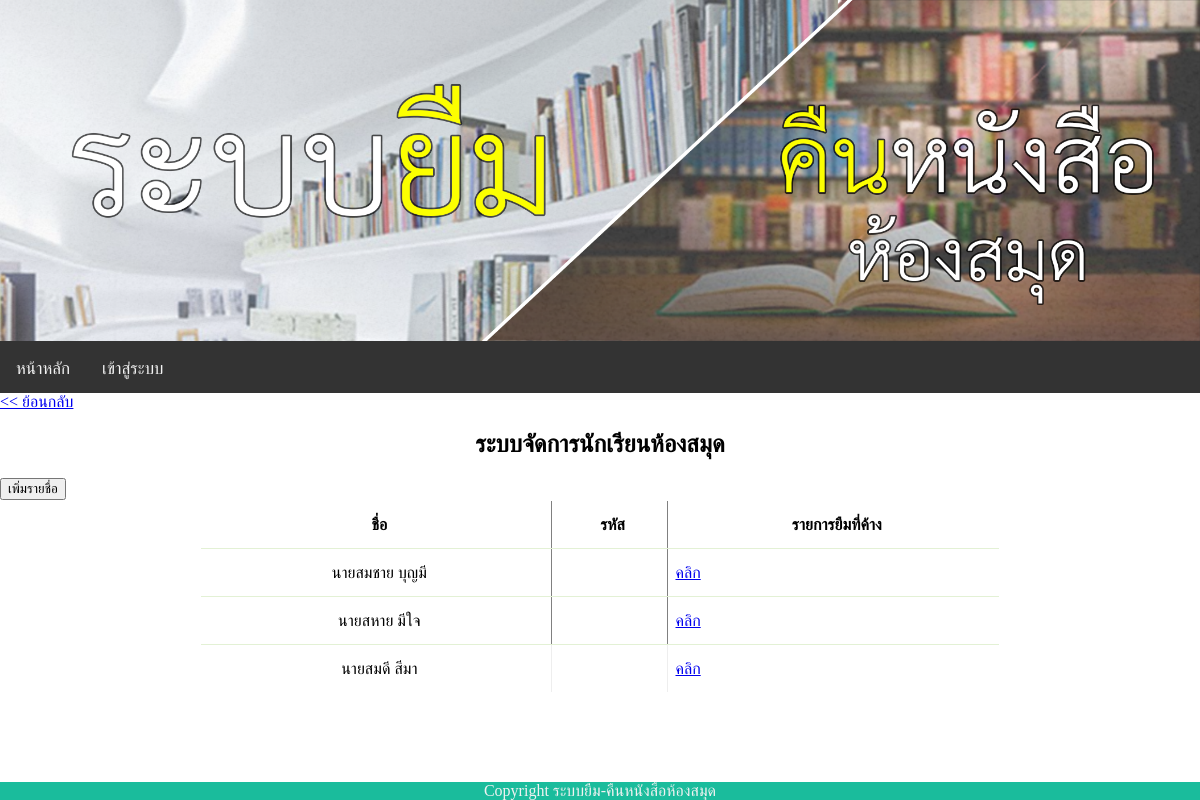
The page /student.php on the database as committed earlier.
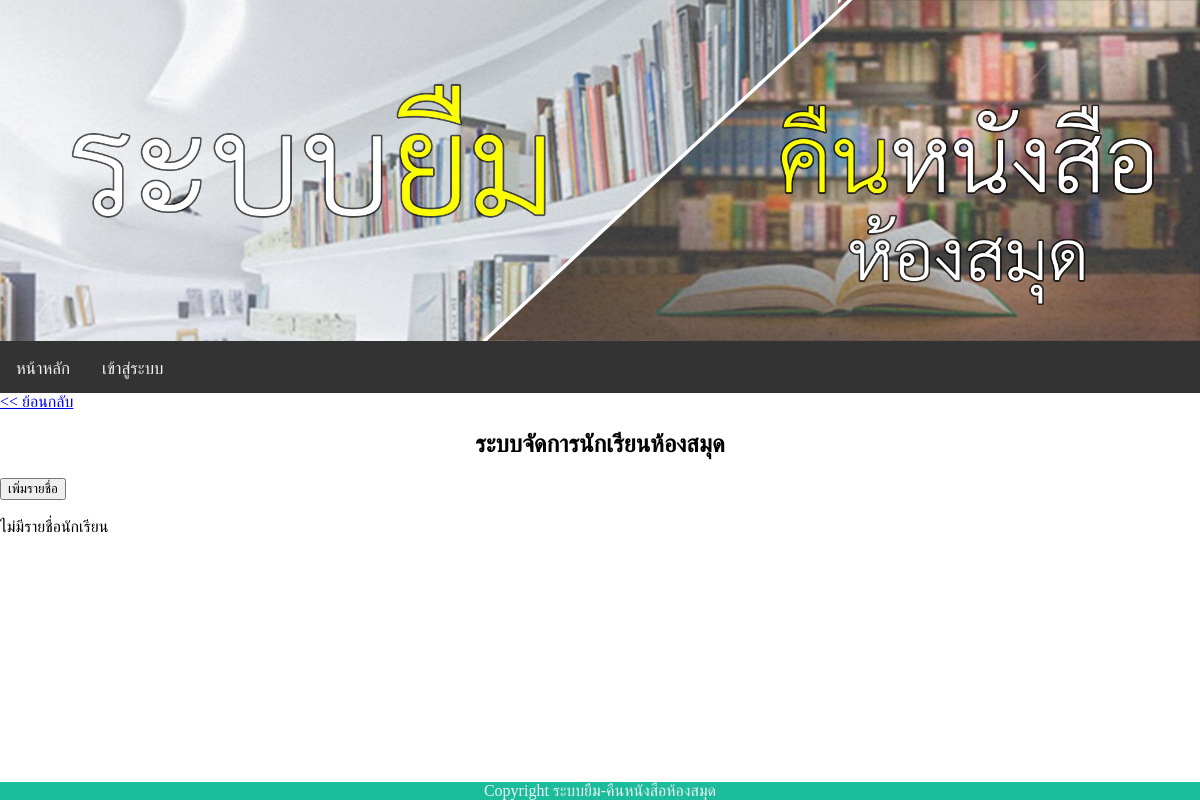
The same page on the database as committed later.
### tables this page shows
CREATE TABLE `Students` (
  `StudentId` int(11) NOT NULL,
  `Name` text NOT NULL,
  `Address` text NOT NULL,
  `DOB` date NOT NULL,
  `Gender` text NOT NULL,
  `Phone` varchar(10) NOT NULL
);

### student.php (the view, shortened to what this page needs)
<!DOCTYPE html>
<html>
<head>
    <link rel="stylesheet" type="text/css" media="screen" href="main.css" />
<?php include("js.php"); ?></head>
<body>
<?php include('header_web.php');?>
    <?php include('nav.php');?>
    <main>
      <article>
        <h1 align="center">ระบบจัดการนักเรียนห้องสมุด</h1>
        <a href="./add_student.php"><button>เพิ่มรายชื่อ</button></a><br>
        <?php
        require("db.php");
	    $sql = "SELECT * FROM Students";
        $query = mysqli_query($con,$sql);
        $rowcount=mysqli_num_rows($query);
        if($rowcount== 0){
            echo "<br>ไม่มีรายชื่อนักเรียน";
         }
         else{
    ?>
    <table border="1">
        <tr>
        <th> <div align="center">ชื่อ</div></th>
        <th> <div align="center">รหัส</div></th>
        <th> <div align="center">รายการยืมที่ค้าง</div></th>
    </tr>
<?php
while($result=mysqli_fetch_array($query,MYSQLI_ASSOC))
{
?>
  <tr>
    <td><div align="center"><?php echo $result["Name"];?></div></td>
    <td><?php echo $result["StudentId"];?></td>
    <td><a href="./student_borrow.php?stu_id=<?php echo $result["StudentId"];?>">คลิก</a></td>
  </tr>
<?php
}
}
?>
</table>
?><br>
    </article>
    </main>
    <?php include('footer_web.php');?>
</body>
</html>

Rows that differ between the two databases and show on the page:
removed students: Name "นายสมชาย บุญมี"
removed students: Name "นายสหาย มีใจ"
removed students: Name "นายสมดี สีมา"
Other text that changed with them:
text no longer shown: "ชื่อ รหัส รายการยืมที่ค้าง"
text now shown: "ไม่มีรายชื่อนักเรียน"
